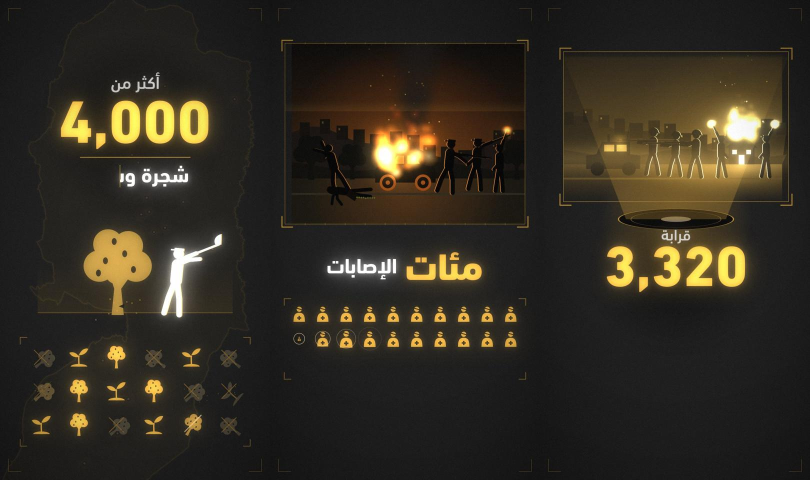
#> input picture work/big1.jpg, 1620 x 960 px (shown at 1/2 size)
$ python -i map_news_reels.py   (imports and definitions only)   (older library calls are emulated)
#> lines starting #> are read from the running program, lines starting #| are printed output that depends on the picture
import math, pickle, os, sys, glob
import numpy as np
import cairo
from PIL import Image, ImageFont, ImageDraw, ImageFilter

W, H, FPS = 1080, 1920, 30  # vertical Reels layout
DUR = 20.0
N = int(DUR * FPS)
WORK = "/tmp/work"

def hexc(h):
    return tuple(int(h[i:i + 2], 16) / 255 for i in (0, 2, 4))

OLIVE = hexc("896829")
DARK = hexc("1D1D1D")
HL = hexc("C7973B")       # brighter tint of 896829 for lines/highlights
SEA = hexc("151515")
LAND = hexc("232323")
WHITE = (1, 1, 1)

# [1 line not run here, left out]
# [1 line that did not run here, left out]
MAIN = ["nasser", "shifa", "kamal"]
NAMES = {"nasser": "مجمع ناصر الطبي", "shifa": "مجمع الشفاء الطبي", "kamal": "مستشفى كمال عدوان"}

# ---------------------------------------------------------------- easing / timing
def clamp(v, a=0.0, b=1.0):
    return a if v < a else b if v > b else v

def seg(t, a, b):
    return clamp((t - a) / (b - a))

def eio(p):  # ease in-out cubic
    return 4 * p * p * p if p < 0.5 else 1 - (-2 * p + 2) ** 3 / 2

def eout(p):
    return 1 - (1 - p) ** 3

def ein(p):
    return p ** 3

def eback(p, s=1.6):
    p -= 1
    return 1 + p * p * ((s + 1) * p + s)

def lerp(a, b, p):
    return a + (b - a) * p

def pchip(ts, ys):
    ts = np.asarray(ts, float); ys = np.asarray(ys, float)
    h = np.diff(ts); d = np.diff(ys) / h
    m = np.zeros_like(ys)
    for k in range(1, len(ys) - 1):
        if d[k - 1] * d[k] <= 0:
            m[k] = 0
        else:
            w1 = 2 * h[k] + h[k - 1]; w2 = h[k] + 2 * h[k - 1]
            m[k] = (w1 + w2) / (w1 / d[k - 1] + w2 / d[k])
    # [8 lines left out: function f, not called in this run]
    return f

# ---------------------------------------------------------------- camera (world km, zoom = px/km)
# portrait framing: the location sits in the lower half, media windows above it
CAM = [
    (0.0, 3.0, -2.0, 2.3),
    (1.8, 2.0, -1.5, 3.0),
    (2.3, 1.6, -1.1, 3.9),
    (4.0, 1.26, 0.6, 24.5),
    (6.9, 1.30, 0.3, 26.0),
    (7.75, -8.33, 2.40, 60),      # مجمع ناصر (marker at 540,1300)
    (8.85, -8.20, 2.45, 63),
    (9.40, -1.15, -7.80, 30),     # flight dip
    (9.95, 6.03, -18.01, 60),     # الشفاء (marker at 540,1350)
    (10.75, 6.10, -18.00, 62),
    (11.45, 8.775, -22.08, 45),   # الشفاء + كمال عدوان
    (12.35, 8.80, -21.95, 47),
    (13.30, 1.26, 0.20, 26.0),    # وغيرها -> the whole strip
    (14.40, 1.40, 0.00, 27.0),
    (14.75, 11.36, -21.18, 30.0), # الشفاء (photo; marker at 380,1250)
    (15.60, 11.30, -21.10, 31.0),
    (16.30, -8.33, -1.68, 40),    # ناصر (military use)
    (17.70, -8.20, -1.60, 43),
    (18.60, 1.26, 0.20, 26.0),
    (20.0, 1.26, 0.20, 24.0),
]
_ct = [c[0] for c in CAM]
fcx = pchip(_ct, [c[1] for c in CAM])
fcy = pchip(_ct, [c[2] for c in CAM])
fz = pchip(_ct, [math.log(c[3]) for c in CAM])

def camera(t):
    return fcx(t), fcy(t), math.exp(fz(t))

class View:
    # [5 lines left out: function __init__, not called in this run]
    def s(self, p):
        return (W / 2 + (p[0] - self.cx) * self.z + self.ox, H / 2 + (p[1] - self.cy) * self.z + self.oy)
    # [4 lines left out: function apply, not called in this run]

# ---------------------------------------------------------------- text
FONTS = {
    "black": f"{WORK}/fonts/black.otf", "bold": f"{WORK}/fonts/bold.ttf",
    "medium": f"{WORK}/fonts/medium.otf", "light": f"{WORK}/fonts/light.otf",
}
_tcache = {}

# [36 lines left out: functions pil_to_surface, text_surface, draw_text, not called in this run]

# ---------------------------------------------------------------- media
_mcache = {}
CLIPS = {k: sorted(glob.glob(f"{WORK}/clips/{k}/*.jpg")) for k in ("nasser", "shifa", "kamal")}

# [21 lines left out: functions load_surface, media_surface, not called in this run]

ASPECT = {"nasser": 1080 / 716, "shifa": 1080 / 624, "kamal": 1080 / 632, "shifa_img": 1600 / 1200}

def R(x, y, w, key):
    return (x, y, w, w / ASPECT[key])

# windows: marker, source, open, close, rect keyframes [(t, rect)], anchor (side, frac), elbow mode
WINDOWS = [
    dict(m="nasser", src=("clip", "nasser", 4.0), o=7.95, c=8.82, rects=[(0, R(90, 380, 900, "nasser"))],
         anchor=("bottom", 0.3), mode="v"),
    dict(m="shifa", src=("clip", "shifa", 7.0), o=9.80, c=12.05,
         rects=[(10.9, R(90, 470, 900, "shifa")), (11.45, R(35, 600, 495, "shifa"))],
         anchor=("bottom", 0.5), mode="v"),
    dict(m="kamal", src=("clip", "kamal", 1.0), o=11.55, c=12.55, rects=[(0, R(550, 600, 495, "kamal"))],
         anchor=("bottom", 0.5), mode="v"),
    dict(m="shifa", src=("image", f"{WORK}/src/shifa.jpg"), o=14.50, c=15.55, rects=[(0, R(400, 330, 620, "shifa_img"))],
         anchor=("bottom", 0.3), mode="v", kb=True),
    dict(m="nasser", src=("clip", "nasser", 0.8), o=15.95, c=18.15,
         rects=[(16.35, R(90, 560, 900, "nasser")), (16.85, R(20, 420, 1040, "nasser")),
                (17.55, R(20, 420, 1040, "nasser")), (18.0, R(90, 560, 900, "nasser"))],
         anchor=("bottom", 0.3), mode="v"),
]

# [38 lines left out: functions rect_at, anchor_pt, elbow, poly_partial, not called in this run]

def poly_point(pts, p):
    seg_pts, _ = poly_partial(pts, p)
    return seg_pts[-1]

# ---------------------------------------------------------------- map drawing
# [5 lines left out: function ring_path, not called in this run]

def ring_len(ring):
    return sum(math.dist(a, b) for a, b in zip(ring, ring[1:]))

# [1 line that did not run here, left out]
# [1 line that did not run here, left out]

# [67 lines left out: functions draw_grid, draw_map, not called in this run]

# ---------------------------------------------------------------- markers
POP = {"nasser": 4.2, "o_european": 4.3, "o_aqsa": 4.45, "o_awda_nus": 4.55, "o_quds": 4.7,
       "shifa": 4.8, "o_ahli": 4.9, "o_rantisi": 5.0, "kamal": 5.1, "o_yemen": 5.15, "o_awda": 5.2, "o_indonesian": 5.25}
NAMED = {"nasser": 7.45, "shifa": 9.55, "kamal": 11.40}
OTHERS_BURST = {k: 12.45 + i * 0.07 for i, k in enumerate([k for k in POP if k.startswith("o_")])}

def emph(k, t):
    if k not in NAMED: return 0.0
    return eout(seg(t, NAMED[k], NAMED[k] + 0.35))

# [7 lines left out: function focus, not called in this run]

def draw_cross(ctx, x, y, s, rgba):
    ctx.set_source_rgba(*rgba)
    ctx.rectangle(x - s * 0.22, y - s, s * 0.44, s * 2); ctx.rectangle(x - s, y - s * 0.22, s * 2, s * 0.44); ctx.fill()

# [45 lines left out: functions draw_spot, draw_markers, not called in this run]

LABEL_POS = {"nasser": ("lr",), "shifa": ("ll",), "kamal": ("lr",)}
LBL = 34

# [43 lines left out: functions label_pos, draw_labels, not called in this run]

# ---------------------------------------------------------------- occupation forces (tanks / soldiers)
FORCES = {  # start, control, arrive window
    "kamal": ((19.5, -11.0), (16.5, -15.5), 12.95, 14.05),
    "shifa": ((15.0, -3.0), (11.0, -6.5), 13.10, 14.25),
    "nasser": ((3.5, 10.5), (-1.5, 4.5), 13.25, 14.40),
}

def bez(a, c, b, s):
    return ((1 - s) ** 2 * a[0] + 2 * (1 - s) * s * c[0] + s * s * b[0], (1 - s) ** 2 * a[1] + 2 * (1 - s) * s * c[1] + s * s * b[1])

# [153 lines left out: functions draw_tank, draw_soldier, draw_badge, draw_forces, window_state, draw_connectors and 1 more, not called in this run]

# ---------------------------------------------------------------- titles
TITLE = "أبرز المستشفيات والمرافق الطبية في قطاع غزة"

# [52 lines left out: functions draw_title, draw_strip_label, draw_hud, draw_scan, not called in this run]

# ---------------------------------------------------------------- post
yy, xx = np.mgrid[0:H, 0:W]
_d = np.sqrt(((xx - W / 2) / (W / 2)) ** 2 + ((yy - H / 2) / (H / 2)) ** 2)
VIG = np.clip(1.0 - 0.42 * np.clip(_d - 0.45, 0, None) ** 1.6, 0.45, 1.0).astype(np.float32)[..., None]
# [1 line not run here, left out]
_rng = np.random.default_rng(7)
GRAIN = [_rng.normal(0, 2.2, (H // 2, W // 2, 1)).astype(np.float32) for _ in range(6)]

def surf_array(surf):
    return np.ndarray((H, W, 4), np.uint8, buffer=surf.get_data())

# [13 lines left out: function bloom, not called in this run]

def render(i):
    t = i / FPS
    surf = cairo.ImageSurface(cairo.FORMAT_ARGB32, W, H)
    ctx = cairo.Context(surf)
    ctx.set_antialias(cairo.ANTIALIAS_BEST)
    v = View(t)
    # background
    g = cairo.RadialGradient(W / 2, H / 2, 100, W / 2, H / 2, 1200)
    g.add_color_stop_rgb(0, *[c * 1.15 for c in SEA]); g.add_color_stop_rgb(1, *[c * 0.7 for c in SEA])
    ctx.set_source(g); ctx.paint()
    draw_grid(ctx, v, seg(t, 0.0, 1.0))
    draw_map(ctx, v, t)
    draw_scan(ctx, t)
    draw_forces(ctx, v, t)
    draw_markers(ctx, v, t)
    draw_connectors(ctx, v, t)
    surf.flush()
    bloom(surf)
    draw_frames(ctx, v, t)
    draw_labels(ctx, v, t)
    draw_strip_label(ctx, v, t)
    draw_title(ctx, t)
    draw_hud(ctx, t)
    # emphasis flash as the claim starts
    fl = seg(t, 12.88, 13.0) * (1 - seg(t, 13.0, 13.45))
    if fl > 0:
        ctx.set_source_rgba(*OLIVE, 0.10 * fl); ctx.paint()
    surf.flush()
    a = surf_array(surf)[..., :3].astype(np.float32)
    a *= VIG
    gr = GRAIN[i % len(GRAIN)]
    a += np.repeat(np.repeat(gr, 2, axis=0), 2, axis=1)
    fade = seg(t, 0.0, 0.45) * (1 - seg(t, 19.35, 19.95))
    a *= fade
    out = np.clip(a, 0, 255).astype(np.uint8)
    return out[..., ::-1].tobytes()  # BGR -> RGB

# [19 lines not run here, left out]

>>> import cv2
>>> picture = cv2.imread('../../work/big1.jpg', cv2.IMREAD_GRAYSCALE)
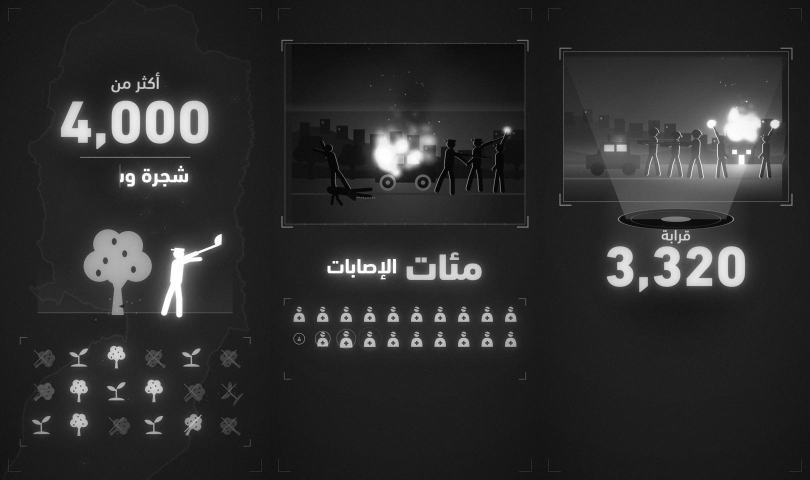
#> picture: shape (960, 1620) (shown at 1/2 size); min 0, max 255, mean 45.4
>>> result = render(picture)
#> (the run stopped early here; a loop or call above may not have finished)

$ run again, on work/cmp.png
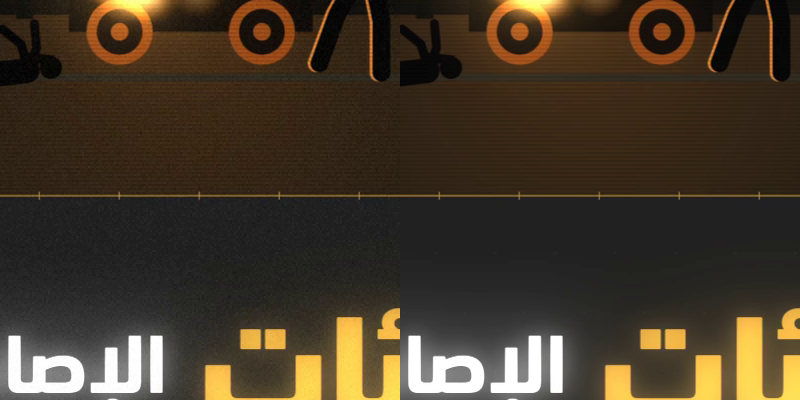
#> input picture work/cmp.png, 800 x 400 px
#> `picture = cv2.imread('../../work/big1.jpg', cv2.IMREAD_GRAYSCALE)`:
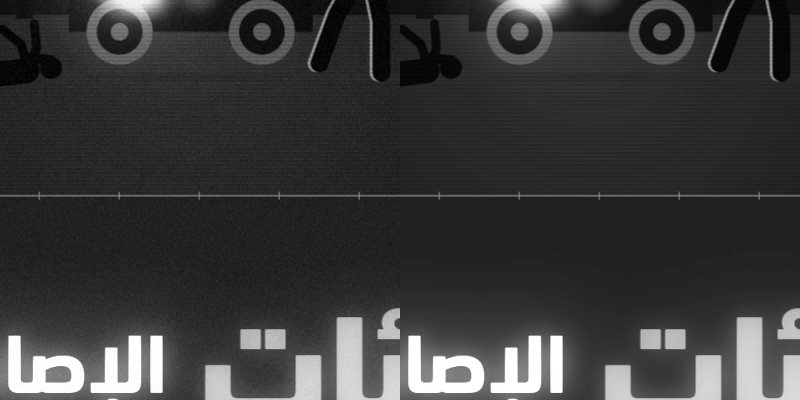
#> picture: shape (400, 800); min 0, max 255, mean 57.8

$ run again, on work/crop1.jpg
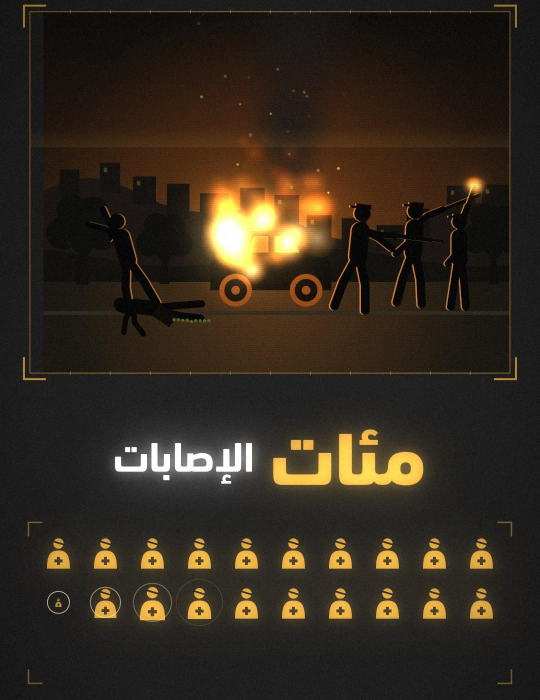
#> input picture work/crop1.jpg, 1080 x 1400 px (shown at 1/2 size)
#> `picture = cv2.imread('../../work/big1.jpg', cv2.IMREAD_GRAYSCALE)`:
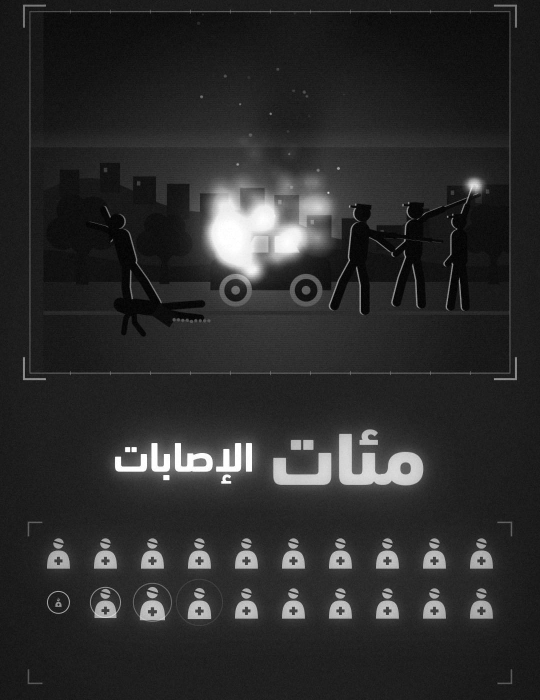
#> picture: shape (1400, 1080) (shown at 1/2 size); min 0, max 255, mean 43.9

$ run again, on work/f_0.8.png
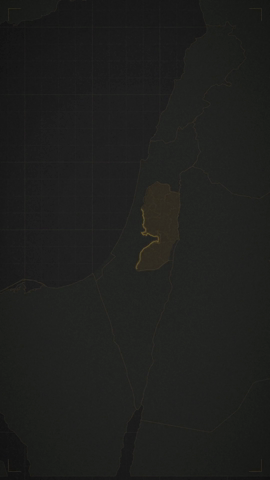
#> input picture work/f_0.8.png, 270 x 480 px
#> in render, `t = i / FPS`:
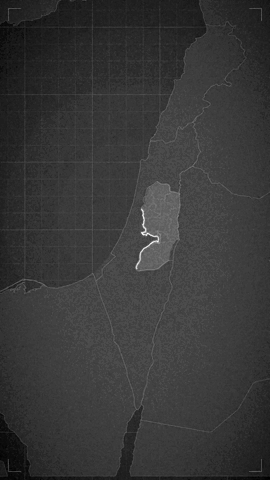
#> t: shape (480, 270) float64; min 0.533, max 2.8, mean 1.03; drawn with min black and max white
